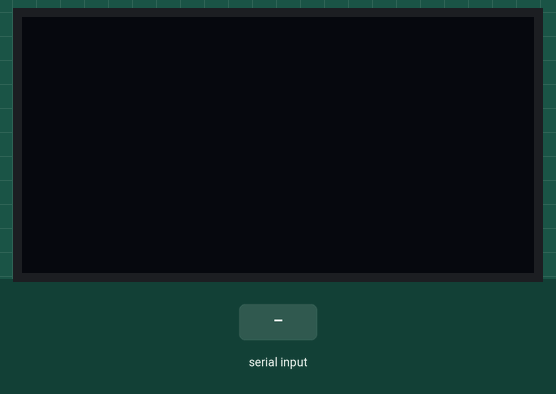
Simulated run of this sketch. Board: Arduino Uno, built with avr-gcc and run on an emulated ATmega328P. Shown: 128×64 one-colour display. The inputs (shaded band) are chosen by the test bench.

Above: at 1.2 s.
1.3 s: "90,45,200\n" received over Serial
At 2.5 s:
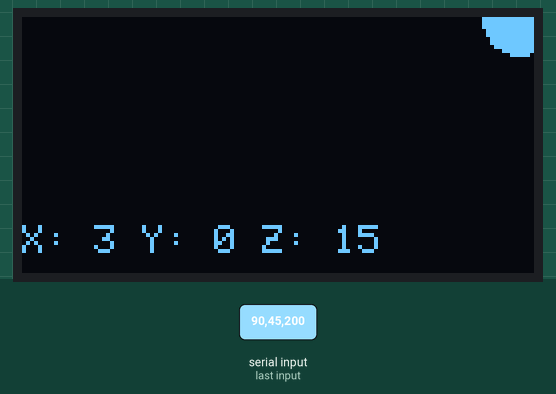
2.8 s: "30,150,10\n" received over Serial
At 3.9 s:
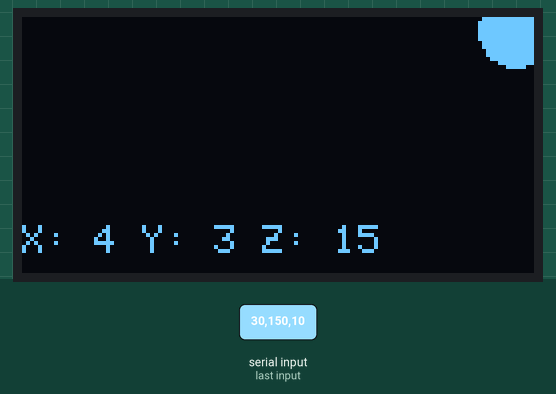
Timing chart, 0 to 5.8 s (numbered marks = the images above; inputs shaded):
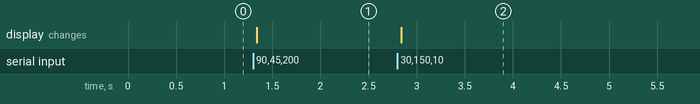

The sketch:

basic_hand_tracking.ino
```cpp
#include <Adafruit_GFX.h>
#include <Adafruit_SH110X.h>
#include <Wire.h>

#define SCREEN_WIDTH 128
#define SCREEN_HEIGHT 64
#define OLED_RESET -1

Adafruit_SH1106G display(SCREEN_WIDTH, SCREEN_HEIGHT, &Wire, OLED_RESET);

int x = 0, y = 0, z = 0;
int debugX = 0, debugY = 0, debugZ = 0;

float smoothedX = 0;
float smoothedY = 0;
float smoothedZ = 0;
const float alpha = 0.92;

int mapRange(int val, int inMin, int inMax, int outMin, int outMax) {
  val = constrain(val, inMin, inMax);
  return (val - inMin) * (outMax - outMin) / (inMax - inMin) + outMin;
}

bool readSerial3D(int &xOut, int &yOut, int &zOut, int &xOut2, int &yOut2, int &zOut2) {
  if (!Serial.available()) return false;

  String input = Serial.readStringUntil('\n');

  int firstComma = input.indexOf(',');
  int secondComma = input.indexOf(',', firstComma + 1);

  if (firstComma > 0 && secondComma > firstComma) {
    String xStr = input.substring(0, firstComma);
    String yStr = input.substring(firstComma + 1, secondComma);
    String zStr = input.substring(secondComma + 1);

    int rawX = xStr.toInt();
    int rawY = yStr.toInt();
    int rawZ = zStr.toInt();
    xOut2=rawX;
    yOut2=rawY;
    zOut2=rawZ;


    // Ignore malformed input
    if (rawX < 0 || rawX > 255 ||
        rawY < 0 || rawY > 255 ||
        rawZ < 0 || rawZ > 254) {
      return false;  // reject noisy input
    }


    // Scale to display range
    smoothedX = alpha * smoothedX + (1.0 - alpha) * rawX;
    smoothedY = alpha * smoothedY + (1.0 - alpha) * rawY;
    smoothedZ = alpha * smoothedZ + (1.0 - alpha) * rawZ;

    // Use smoothed values for display
    int x = int(smoothedX);
    int y = int(smoothedY);
    int z = int(smoothedZ);

    xOut = mapRange(x, 0, 255, 0, 127);
    yOut = mapRange(y, 0, 255, 0, 57);
    zOut = z;


    return true;
  }

  return false;
}

void setup() {
  Serial.begin(9600);
  display.begin(0x3C, true);
  display.clearDisplay();
  display.setTextColor(SH110X_WHITE);
  display.setTextSize(1);
}

void draw3DPoint(int x, int y, int z) {
  x = constrain(x, 0, 255);
  y = constrain(y, 0, 255);
  z = constrain(z, 1, 255);

  float scale = 64.0 / z; // lower z = bigger
  int centerX = SCREEN_WIDTH / 2;
  int centerY = SCREEN_HEIGHT / 2;

  int screenX = 127-x;
  int screenY = y;

  int radius = max(2, int(9 - z / 30));  // closer = bigger dot

  display.fillCircle(screenX, screenY, radius, SH110X_WHITE);
}

void loop() {
  if (readSerial3D(x, y, z, debugX, debugY, debugZ)) {

    display.clearDisplay();
    draw3DPoint(x, y, z);

    display.setCursor(0, SCREEN_HEIGHT - 12);
    display.setTextSize(1);
    display.print("X: "); display.print(x);
    display.print(" Y: "); display.print(y);
    display.print(" Z: "); display.print(z);
    // display.print("\nRAWX: "); display.print(debugX);
    // display.print("\nRAWY: "); display.print(debugY);
    // display.print("\nRAWZ: "); display.print(debugZ);

    display.display();
  }

  delay(10); // smooth display
}
```

Measured:
- after the input at 1.3 s, the display: changes at once (image 1)
- after the input at 2.8 s, the display: changes at once (image 2)
